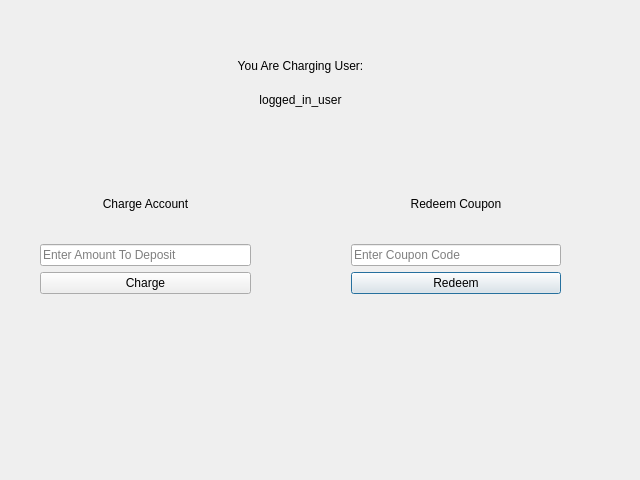
<?xml version="1.0" encoding="UTF-8"?>
<ui version="4.0">
 <class>credit_manager</class>
 <widget class="QDialog" name="credit_manager">
  <property name="geometry">
   <rect>
    <x>0</x>
    <y>0</y>
    <width>640</width>
    <height>480</height>
   </rect>
  </property>
  <property name="windowTitle">
   <string>Credit Manager</string>
  </property>
  <widget class="QWidget" name="gridLayoutWidget">
   <property name="geometry">
    <rect>
     <x>40</x>
     <y>170</y>
     <width>521</width>
     <height>124</height>
    </rect>
   </property>
   <layout class="QGridLayout" name="gridLayout_2">
    <property name="horizontalSpacing">
     <number>100</number>
    </property>
    <property name="verticalSpacing">
     <number>6</number>
    </property>
    <item row="1" column="0">
     <widget class="QLineEdit" name="charge_credit_input">
      <property name="sizePolicy">
       <sizepolicy hsizetype="Expanding" vsizetype="Preferred">
        <horstretch>0</horstretch>
        <verstretch>0</verstretch>
       </sizepolicy>
      </property>
      <property name="text">
       <string/>
      </property>
      <property name="alignment">
       <set>Qt::AlignLeading|Qt::AlignLeft|Qt::AlignVCenter</set>
      </property>
      <property name="placeholderText">
       <string>Enter Amount To Deposit</string>
      </property>
     </widget>
    </item>
    <item row="0" column="1">
     <widget class="QLabel" name="redeem_coupon_label">
      <property name="text">
       <string>Redeem Coupon</string>
      </property>
      <property name="alignment">
       <set>Qt::AlignCenter</set>
      </property>
     </widget>
    </item>
    <item row="1" column="1">
     <widget class="QLineEdit" name="redeem_coupon_input">
      <property name="placeholderText">
       <string>Enter Coupon Code</string>
      </property>
     </widget>
    </item>
    <item row="0" column="0">
     <widget class="QLabel" name="charge_credit_label">
      <property name="text">
       <string>Charge Account</string>
      </property>
      <property name="alignment">
       <set>Qt::AlignCenter</set>
      </property>
     </widget>
    </item>
    <item row="2" column="1">
     <widget class="QPushButton" name="redeem_coupon">
      <property name="text">
       <string>Redeem</string>
      </property>
     </widget>
    </item>
    <item row="2" column="0">
     <widget class="QPushButton" name="charge_credit">
      <property name="text">
       <string>Charge</string>
      </property>
     </widget>
    </item>
   </layout>
  </widget>
  <widget class="QLabel" name="label">
   <property name="geometry">
    <rect>
     <x>150</x>
     <y>20</y>
     <width>301</width>
     <height>91</height>
    </rect>
   </property>
   <property name="text">
    <string>You Are Charging User:</string>
   </property>
   <property name="alignment">
    <set>Qt::AlignCenter</set>
   </property>
  </widget>
  <widget class="QLabel" name="logged_in_user">
   <property name="geometry">
    <rect>
     <x>120</x>
     <y>90</y>
     <width>361</width>
     <height>20</height>
    </rect>
   </property>
   <property name="text">
    <string>logged_in_user</string>
   </property>
   <property name="alignment">
    <set>Qt::AlignCenter</set>
   </property>
  </widget>
 </widget>
 <resources/>
 <connections/>
</ui>
